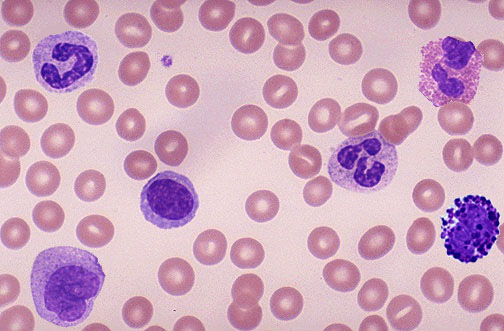
%> input picture images/test/test001.jpg, 504 x 331 px
$ octave main_dev.m   (GNU Octave 9; MATLAB toolbox functions it lacks are replaced by stand-ins)
%> lines starting %> are read from the running program, lines starting %| are printed output that depends on the picture; in (x1, y1, x2, y2) boxes, pixels count from 0 and x2, y2 are one past the last pixel; in counts of white or black regions, pixels touching at a corner belong together; the program's own positions count from 1
### wbcNuclei_v01.m
function [] = wbcNuclei_v01(nuclMorph, num)
%
% wbcNuclei: Identify Leukocytes based on nulcei.
%
% INPUT:    im - image
%           num - figure number
% OUTPUT:   [] - figure
%

r = regionprops(logical(nuclMorph)); % obtain properties of the resulting image

% display the original image with the thresheld cross-corelation marked
figure(num);
imshow(nuclMorph,[]);

hold on
for i = 1:length(r)
    n = 3.*sqrt(r(i).Area/pi());
    rectangle('position',[r(i).Centroid(1)-n/2,r(i).Centroid(2)-n/2,n,n]...
        ,'Curvature',[1 1],'EdgeColor','g','LineWidth',2.5)
end

title(['Identified ',num2str(length(r)), ' Leukacyte(s) from Nuclei'])

end

### wbcNuclei_v02.m
function [] = wbcNuclei_v02(im, num)
%
% wbcNuclei: Identify Leukocytes based on nulcei.
%
% INPUT:    im - image
%           num - figure number
% OUTPUT:   [] - figure
%

R = im(:,:,1); % red channel
G = im(:,:,2); % green channel
B = im(:,:,3); % blue channel

nucl = histeq((R+B)./(2.*G));
level = 150;
nuclBW = nucl > level;


sqOpen = strel('disk',2);
nuclMorph = imopen(nuclBW,sqOpen);
sqClose = strel('disk', 3);
bw = imclose(nuclMorph,sqClose);

r = regionprops(logical(bw)); % obtain properties of the resulting image

% display the original image with the thresheld cross-corelation marked
figure(num);
imshow(im,[]);

hold on
for i = 1:length(r)
    n = 3.*sqrt(r(i).Area/pi());
    rectangle('position',[r(i).Centroid(1)-n/2,r(i).Centroid(2)-n/2,n,n]...
        ,'Curvature',[1 1],'EdgeColor','g','LineWidth',2.5)
end

title(['Identified ',num2str(length(r)), ' Leukacyte(s) from Nuclei'])

end

### wbcNuclei_v03.m
function [] = wbcNuclei_v03(im, num)
%
% wbcNuclei: Identify Leukocytes based on nulcei.
%
% INPUT:    im - image
%           num - figure number
% OUTPUT:   [] - figure
%

R = im(:,:,1); % red channel
G = im(:,:,2); % green channel
B = im(:,:,3); % blue channel

nucl = histeq((R+B)./(2.*G));
level = 150;
nuclBW = nucl > level;


sqOpen = strel('disk',2);
nuclMorph = imopen(nuclBW,sqOpen);
sqClose = strel('disk', 15);
bw = imclose(nuclMorph,sqClose);

r = regionprops(logical(bw)); % obtain properties of the resulting image

% display the original image with the thresheld cross-corelation marked
figure(num);
imshow(im,[]);

hold on
for i = 1:length(r)
    n = 3.*sqrt(r(i).Area/pi());
    rectangle('position',[r(i).Centroid(1)-n/2,r(i).Centroid(2)-n/2,n,n]...
        ,'Curvature',[1 1],'EdgeColor','g','LineWidth',2.5)
end

title(['Identified ',num2str(length(r)), ' Leukacyte(s) from Nuclei'])

end

### main_dev.m
%% Leukocyte Identification
% Leukocyte (White Blood Cell) Identification MATLAB scripts
%
% ECSE 4540 - Introduction to Image Processing Final Project
% Mitchell Phillips, 661060944
%
% Last Updated: April 8, 2017
%

%% Notes
%
% Currently in development. Using single image to perform preliminary
% identification algorithums.
%

%%

clc, clear, close all;
warning off;
set(0,'DefaultFigureWindowStyle','docked')

% import image(s)
addpath(genpath('images/')); % edit as needed

%% test001.jpg
%
% Preliminary Analysis
%

% import test image
im = imread('test001.jpg');
%> im is the input picture: size 331x504x3 uint8; mean R, G, B 205.5, 165.3, 189.4

% display test image
figure(1);
imshow(im);

%%
%
% Figure 1 was the test image for identifying Leukocytes. In the image,
% there are 6 large purple blobs. These are the white blood cells; however,
% not all of these cells are the same. There are five different types of
% white blood cells, each of which can be distinguished based on their
% appearance: (1.) Neutrophils, (2.) Lymphocytes, (3.) Monocytes,
% (4.) Eosinophils, and (5.) Basophils. (Note: each type is indicated on
% the figure above.) Neutrophils can be identified by their pinched-in
% nucleus (darker purple region) which may have a horseshoe-like
% appearence. Lymphocytes contain a large, generally round and uniform
% nuclues. Monocytes are distinguish from their large nuclues, similar to
% that of Lymphocytes, except they contain more cytoplasm (the light purple
% surounding the nucleus. Eosinphils are similar to Neutrophils in
% appearance, with large granules (small dark purple dots) in the
% cytoplasm. Basophils are the easiest to distinguish as they are
% characterized by large, dark purple granules. These five types of
% Leukocytes can be split into two distinct groups based on the granules;
%
% 1.) Granulocytes - Basophil, Eosinophil, and Neutrophil
%
% 2.) Agranulocytes - Lymphocytes and Monocytes
%
% Reference: [1]
%

%%
%
% After inital viewing of the test image, the grayscale and each of the RGB
% channels were investigated.
%

imgray = rgb2gray(im); % grayscale image
R = im(:,:,1); % red channel
G = im(:,:,2); % green channel
B = im(:,:,3); % blue channel

figure(2)
subplot(2,2,1), imshow(imgray)
title('Grayscale')
subplot(2,2,2), imshow(R)
title('Red Channel')
subplot(2,2,3), imshow(G)
title('Green Channel')
subplot(2,2,4), imshow(B)
title('Blue Channel')

%%
%
% Figure 2 contains the grayscale, red, green, and blue channels, of the
% image shown in figure 1. It is observered that the in the test image, the
% Leukocytes contain large intensities in the blue channel, however that is
% true of most of the image. This is indicated by the fact that the
% majority of the image is made up of lighter shades. Conversely, in the
% greyscale, red, and green channels, the Leukocytes are characterized by
% lower intensity values. The intensitivity behavior can be attributed to
% violet color of the Leukocytes from the original image. It is noted that
% the dark characterization however is only true for the nucleui, not the
% cytoplasm.


%%
%
% Using a similar process as Prinyakupt and Pluempitiwiriyawej [2],
% nucleus segmentation was first performed by averaging the red and blue
% channel intensites. This was done because the the green channel contains
% the lowest pixel intensities of the nuclues (as indicated in figure 2).
% Results are shown below,
%

nucl = histeq((R+B)./(2.*G));

figure(3);
imshow(nucl)

%%
%
% Figure 3 is the histogram equalized image of figure 1. Based on the
% image above, the nucleui of each of the Leukocytes can be distinguished.
% This was perform by first inspecting the histogram levels after
% equalization, thresholding the image appropriatly, and
% applying morphalogical transformations to fill in any gaps that may
% occur.
%

figure(4);
imhist(nucl);
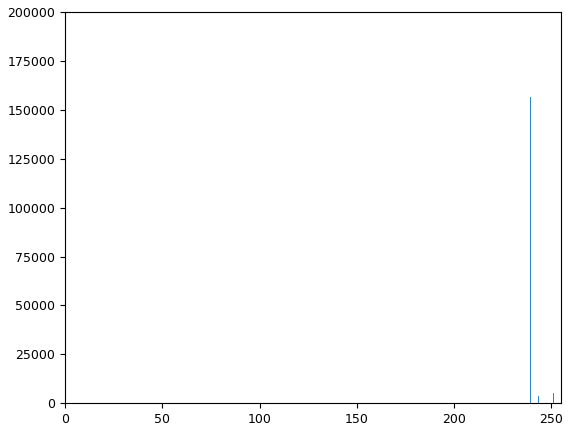
%> figure redrawn from the program's plot data; highest point at x = 239, y = 156446

%%
%
% Figure 4 is the histogram corresponding to figure 3. Based on the
% obtained values, a threshold of pixel intensity of 150 will be used.
% Results are shown below.
%

level = 150;
nuclBW = nucl > level;
%> nuclBW: size 331x504 logical; every value is 1

figure(5);
imshow(nuclBW);

%%
%
% Figure 5 is the binary image from figure 3 after thresholding. From
% inspection, all 6 Leukocytes remain. However, there are several holes and
% undesired elements in the figure. To improve the image and accomadate the
% identification algorithum, the morphalogical transformations were
% performed.
%

sqOpen = strel('disk',2);
nuclMorph = imopen(nuclBW,sqOpen);
sqClose = strel('disk',3);
nuclMorph = imclose(nuclMorph,sqClose);

figure(6);
imshow(nuclMorph);

%%
%
% Figure 6 is the morphologoical processed image to remove both any
% unwanted small objects as well as remove any small holes from the
% nucleui, hence both the opening and closeing processes. Using the binary
% image from figure 6, the Leukocytes can be identified using the nucleui.
% This is demomstrated below using the created function |wbcNuclei.m|
%

wbcNuclei_v01(nuclMorph, 7) % first iteration of algorithum, for dev purposes
%> in wbcNuclei_v01, `r = regionprops(logical(nuclMorph));`: r = 1 region; box (x1, y1, x2, y2), Area and Centroid: (0, 0, 504, 331) 166824 [252.5 166]
%> the loop in wbcNuclei_v01, `for i = 1:length(r)` made 1 pass
%> n on pass 1: 691.3
%> figure, not shown here; its title reads 'Identified 1 Leukacyte(s) from Nuclei'

%%
%
% Figure 7 is the original image with any Leukocytes marked and identified.
% Using these results, the entire process of splitting the color channels
% averaging the levels, histogram equalization, thresholding, and
% morphological processing was placed into a single function, |wbcNuclei.m|
% that can detect Leukocytes based on the nuclei stain.
%

%%
%
% The effectivness of |wbcNuclei.m| for Leukocyte identification is
% demonstrated below using a series of images. Each test image was
% inspected aftwards to evaluate if all Leukocytes have been accounted for.
%


imN1 = imread('4303059.jpg');
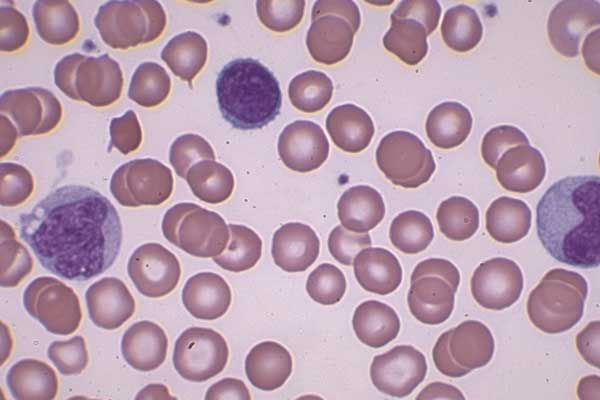
%> input picture phillips_mitchell_wbc/images/ash/4303059.jpg, 600 x 400 px
%> imN1 is the input picture: size 400x600x3 uint8; mean R, G, B 185.6, 157.7, 176.3
wbcNuclei_v02(imN1, 8);
%> in wbcNuclei_v02, `nucl = histeq((R+B)./(2.*G));`:
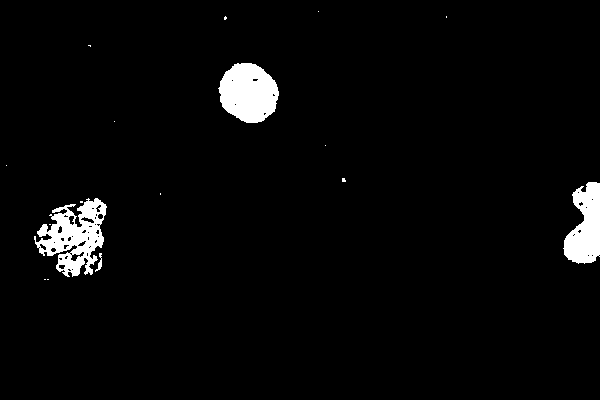
%> nucl: size 400x600 uint8; values 247 (black) and 255 (white), 3.3% white; 17 white regions (13 under 20 px)
%> in wbcNuclei_v02, `nuclBW = nucl > level;`: nuclBW: size 400x600 logical; every value is 1
%> in wbcNuclei_v02, `r = regionprops(logical(bw));`: r = 1 region; box (x1, y1, x2, y2), Area and Centroid: (0, 0, 600, 400) 240000 [300.5 200.5]
%> the loop in wbcNuclei_v02, `for i = 1:length(r)` made 1 pass
%> n on pass 1: 829.2
imN2 = imread('4303041.jpg');
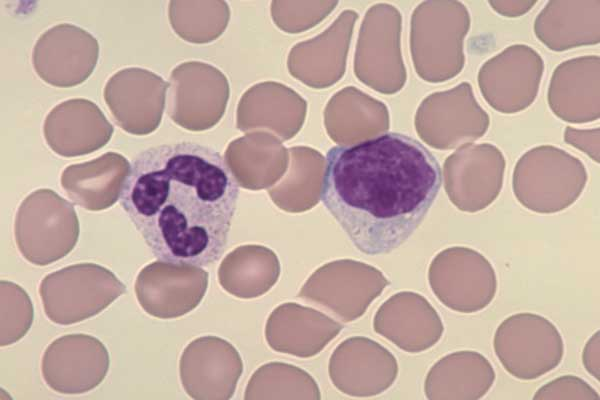
%> input picture images/test/wbcNucleiTest/4303041.jpg, 600 x 400 px
%> imN2 is the input picture: size 400x600x3 uint8; mean R, G, B 195.1, 171.1, 163
wbcNuclei_v02(imN2, 9);
%> in wbcNuclei_v02 (call 2), `nucl = histeq((R+B)./(2.*G));`: nucl: size 400x600 uint8; values 243 (black) and 255 (white), 3.9% white; 5 white regions (2 under 20 px), largest, box (x1, y1, x2, y2) and area: (334, 136, 432, 217) 5390, (132, 156, 226, 215) 2683, (159, 206, 208, 256) 1379
%> the loop in wbcNuclei_v02 (call 2), `for i = 1:length(r)` made 1 pass
imN3 = imread('4303101.jpg');
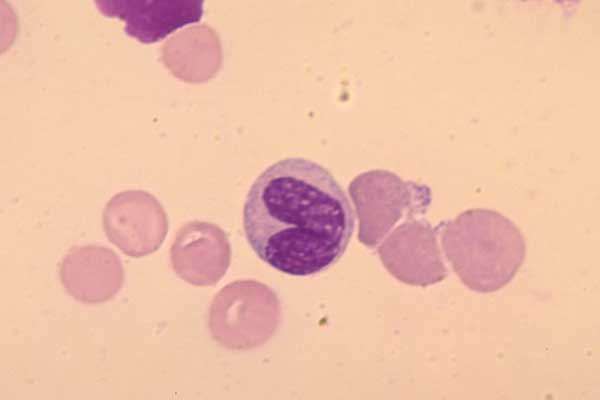
%> input picture phillips_mitchell_wbc/images/ash/4303101.jpg, 600 x 400 px
%> imN3 is the input picture: size 400x600x3 uint8; mean R, G, B 236.9, 191, 168.8
wbcNuclei_v02(imN3, 10);
%> in wbcNuclei_v02 (call 3), `nucl = histeq((R+B)./(2.*G));`: nucl: size 400x600 uint8; values 247 (black) and 255 (white), 3.3% white; 3 white regions (1 under 20 px), largest, box (x1, y1, x2, y2) and area: (263, 178, 344, 274) 5281, (107, 0, 201, 40) 2529
imN4 = imread('4304032.jpg');
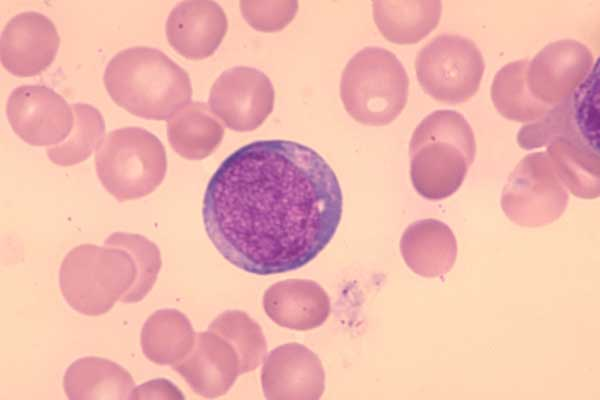
%> input picture phillips_mitchell_wbc/images/ash/4304032.jpg, 600 x 400 px
%> imN4 is the input picture: size 400x600x3 uint8; mean R, G, B 238.8, 183, 175.3
wbcNuclei_v02(imN4, 11);
%> call 4 of wbcNuclei_v02, with num = 11
%> in wbcNuclei_v02 (call 4), `nucl = histeq((R+B)./(2.*G));`:
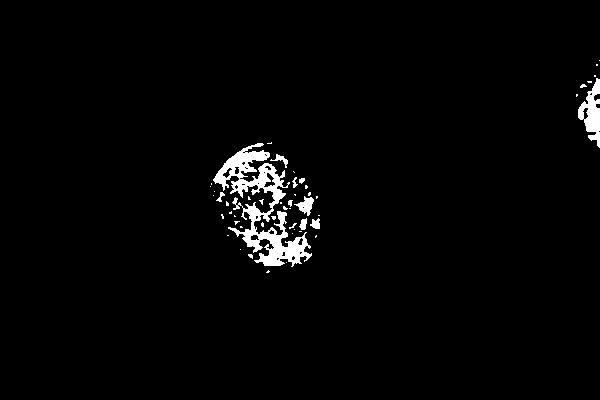
%> nucl: size 400x600 uint8; values 251 (black) and 255 (white), 2.2% white; 50 white regions (40 under 20 px), largest, box (x1, y1, x2, y2) and area: (213, 143, 312, 267) 3773, (578, 78, 600, 148) 769, (294, 196, 314, 216) 189
%> the loop in wbcNuclei_v02 (call 4), `for i = 1:length(r)` made 1 pass

%%
%
% Figures 8 through 11 demonstrate the capabilities of the
% created |wbcNuclei.m| function. Based on the above results, it is
% observed that the identification works well for most images. However,
% the identification in figure 11 is rather poor. From inspection, it is
% clear that there is one Leukocyte in the center of the image with another
% cut off on the right-hand side. Results over estimated the number of
% leukocytes. Errors in figure 11 were investigated further.
%

wbcNuclei_v03(imN4, 12);
%> the loop in wbcNuclei_v03, `for i = 1:length(r)` made 1 pass

%%
%
% After debugging the function, it was determined to increase the
% morphological structuring element size for closing the image from 3 to
% 15. Doing so increased the size of any holes that may form in the binary
% image, causing inaccuracies when counting.
%

%%
%
thresh = 125;
tune = 55;
j = 0;
flags = [0];
for i = 101:2:400
    try
        imN = imread(['BloodImage_00',num2str(i),'.jpg']);
%         f = wbcNuclei_v04(imN, thresh, tune, 16 + i);
%         flags = flags + f;
        wbcNuclei_v02(imN, 16+i)
        j = j+1;
    catch ME
        if ~strcmp(ME.identifier,'MATLAB:imagesci:imread:fileDoesNotExist')
%> (the run ends here)
